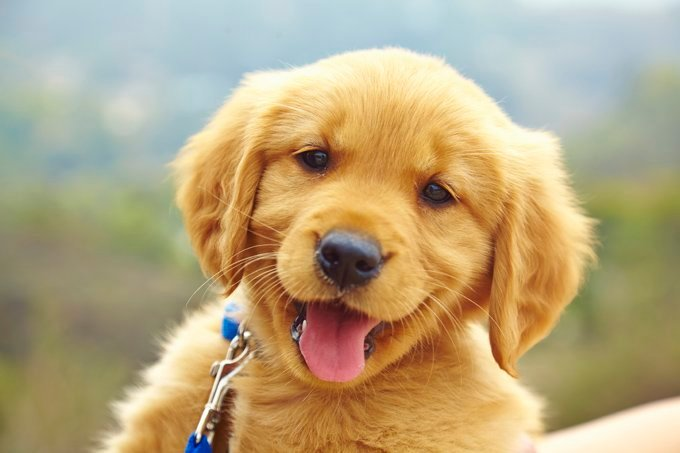
#> input picture res/puppy.jpg, 680 x 453 px
$ python blur_edge_detect.py
#> lines starting #> are read from the running program, lines starting #| are printed output that depends on the picture
### utils.py
import numpy as np
from PIL import Image


# [5 lines left out: function read_img, not called in this run]


def read_img_mono(path):
    # The L flag converts it to 1 channel.
#> called with path = 'res/puppy.jpg'
    img = Image.open(path).convert(mode="L")
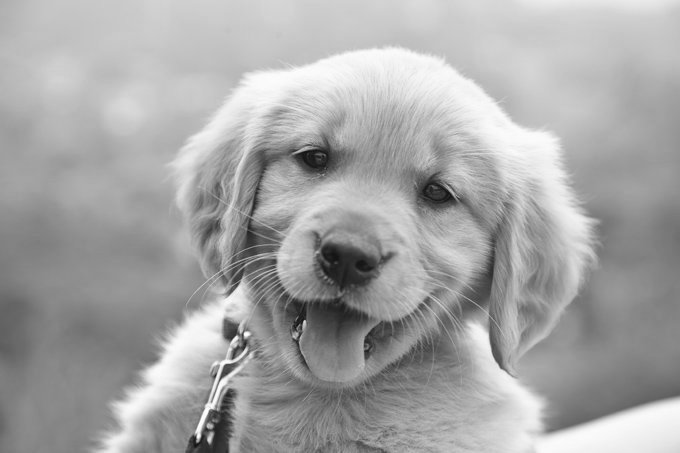
#> img: PIL image 680x453 L; min 16, max 254, mean 166.4
    return np.asarray(img)


def rgb_to_gray(ndarray):
    gray_img = Image.fromarray(ndarray).convert(mode="L")
    return np.asarray(gray_img)


def display_img(ndarray):
    Image.fromarray(ndarray.clip(0, 255).astype(np.uint8)).show()


def save_img(ndarray, path):
    Image.fromarray(ndarray.clip(0, 255).astype(np.uint8)).save(path)

### blur_edge_detect.py
import numpy as np
from scipy.signal import correlate, convolve, convolve2d
from scipy.ndimage.filters import median_filter, gaussian_filter
import time

from utils import read_img_mono, display_img, save_img


img = read_img_mono("res/puppy.jpg")
# display_img(img)


simple_edge_filter = [[-1, 0, 1]]
# Convolution
edges_detected_conv = convolve(img, simple_edge_filter, mode="same")
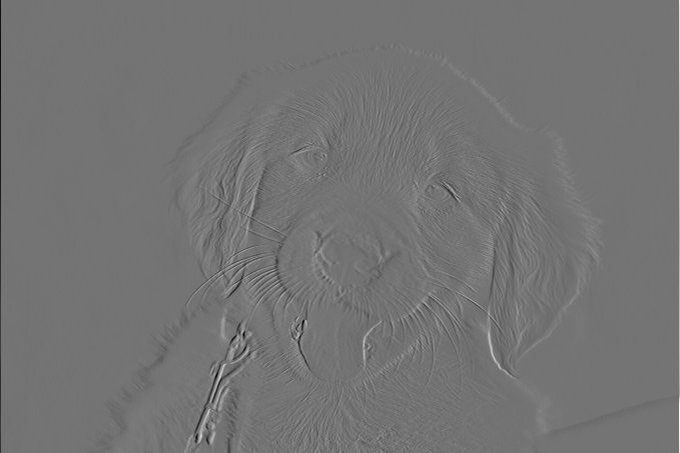
#> edges_detected_conv: shape (453, 680) int64; min -208, max 248, mean 0; drawn with min black and max white
# display_img(edges_detected_conv)
# Correlation
edges_detected_corr = correlate(img, simple_edge_filter, mode="same")
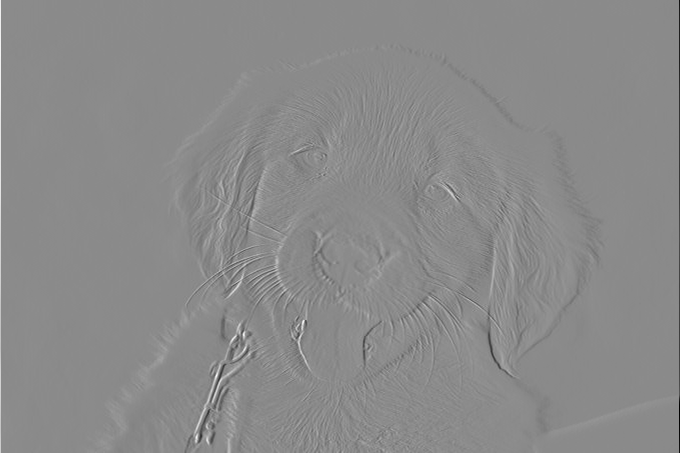
#> edges_detected_corr: shape (453, 680) int64; min -248, max 208, mean 0; drawn with min black and max white
# display_img(edges_detected_corr)

# Task: Write two simple edge filters to make convolution and correlation
# produce the same output.

conv_filter = [[-1,0,1]]
corr_filter = [[1,0,-1]]
hor_filter = [[1],[0],[-1]]
# Convolution
edges_detected_conv = convolve(img, conv_filter, mode="same")
# display_img(edges_detected_conv)
# Correlation
# time.sleep(2)
img_without_blur = img.copy()
edges_detected_corr = correlate(img_without_blur, corr_filter, mode="same")
display_img(edges_detected_corr)
#> in display_img, `Image.fromarray(ndarray.clip(0, 255).astype(np.uint8)).show()`:
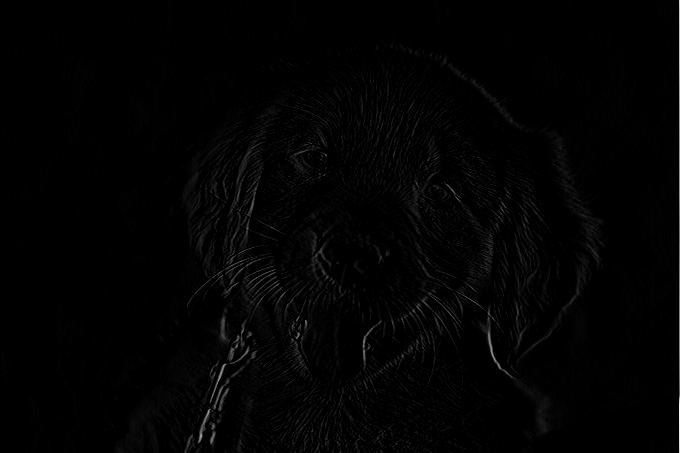
#> shown: PIL image 680x453 L; min 0, max 248, mean 2.7
time.sleep(2)
img_blur = gaussian_filter(img,sigma=2)
display_img(img_blur)
time.sleep(2)
edges_detected_corr = correlate(img_blur, corr_filter, mode="same")
display_img(edges_detected_corr)

# horizontal convolution
hor_edges_detected_conv = convolve(img, hor_filter, mode="same")
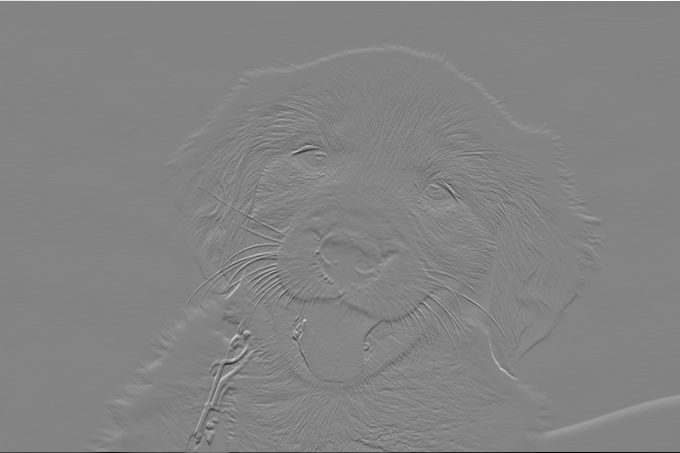
#> hor_edges_detected_conv: shape (453, 680) int64; min -250, max 234, mean -0.1; drawn with min black and max white
# [16 lines of commented-out code are left out]
